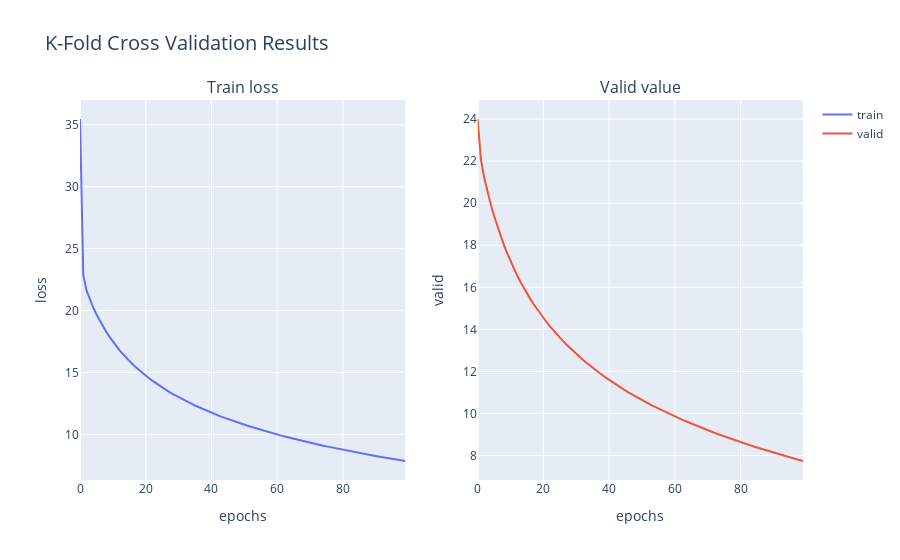

The cell this chart's notebook holds for it:
### Markdown cell above
在KK折交叉验证中我们训练KK次并返回训练和验证的平均误差。

### Code cell
def k_fold(k, X_train, y_train, num_epochs,
           learning_rate, weight_decay, batch_size):
    train_l_sum, valid_l_sum = 0, 0
    for i in range(k):
        # create model
        data = get_k_fold_data(k, i, X_train, y_train)
        net=get_net()
        # Compile model
        net.compile(loss=tf.keras.losses.mean_squared_logarithmic_error, optimizer=tf.keras.optimizers.Adam(learning_rate))
        # Fit the model
        history=net.fit(data[0], data[1],validation_data=(data[2], data[3]), epochs=num_epochs, batch_size=batch_size,validation_freq=1,verbose=0)
        loss = history.history['loss']
        val_loss = history.history['val_loss']
        print('fold %d, train rmse %f, valid rmse %f'
              % (i, loss[-1], val_loss[-1]))
    x = np.arange(num_epochs)    
    fig = make_subplots(rows = 1, cols= 2, subplot_titles=['Train loss', 'Valid value'])
    fig.add_trace(go.Scatter(x =x, y =loss, name = 'train', mode = 'lines', 
                             line=dict(width = 2)), row =1, col = 1)
    fig.add_trace(go.Scatter(x = x , y = val_loss, name= 'valid', mode = 'lines',
                             line=dict(width = 2)), row = 1, col =2)
    fig.update_xaxes(title_text = 'epochs', row = 1, col =1)
    fig.update_xaxes(title_text = 'epochs', row = 1, col =2)
    fig.update_yaxes(title_text = 'loss', row = 1, col =1)
    fig.update_yaxes(title_text = 'valid', row = 1, col =2)
    fig.update_layout(title = dict(text='K-Fold Cross Validation Results', font =dict(size = 20)))
    fig.show()
    
    
k, num_epochs, lr, weight_decay, batch_size = 5, 100, 5, 0, 64
k_fold(k, train_features, train_labels, num_epochs,lr, weight_decay, batch_size)

### Figure 1 — Plotly figure (JSON) as saved in the notebook; plotly's stock layout.template omitted (floating-point values rounded to 4 significant figures)
{"data": [{"line": {"width": 2}, "mode": "lines", "name": "train", "type": "scatter", "x": [0, 1, 2, 3, 4, 5, 6, 7, 8, 9, 10, 11, 12, 13, 14, 15, 16, 17, 18, 19, 20, 21, 22, 23, 24, 25, 26, 27, 28, 29, 30, 31, 32, 33, 34, 35, 36, 37, 38, 39, 40, 41, 42, 43, 44, 45, 46, 47, 48, 49, 50, 51, 52, 53, 54, 55, 56, 57, 58, 59, 60, 61, 62, 63, 64, 65, 66, 67, 68, 69, 70, 71, 72, 73, 74, 75, 76, 77, 78, 79, 80, 81, 82, 83, 84, 85, 86, 87, 88, 89, 90, 91, 92, 93, 94, 95, 96, 97, 98, 99], "xaxis": "x", "y": [35.47, 22.86, 21.6, 20.88, 20.26, 19.7, 19.19, 18.71, 18.28, 17.87, 17.49, 17.14, 16.81, 16.5, 16.2, 15.93, 15.67, 15.42, 15.18, 14.95, 14.74, 14.53, 14.33, 14.15, 13.96, 13.79, 13.62, 13.46, 13.3, 13.15, 13.0, 12.86, 12.72, 12.59, 12.46, 12.33, 12.21, 12.09, 11.97, 11.86, 11.75, 11.64, 11.54, 11.43, 11.33, 11.24, 11.14, 11.05, 10.96, 10.87, 10.78, 10.69, 10.61, 10.53, 10.45, 10.37, 10.29, 10.21, 10.14, 10.06, 9.99, 9.919, 9.849, 9.78, 9.712, 9.645, 9.579, 9.515, 9.451, 9.389, 9.327, 9.266, 9.206, 9.147, 9.089, 9.031, 8.974, 8.919, 8.863, 8.809, 8.756, 8.703, 8.65, 8.599, 8.548, 8.497, 8.447, 8.398, 8.35, 8.301, 8.254, 8.207, 8.161, 8.115, 8.069, 8.024, 7.98, 7.936, 7.892, 7.849], "yaxis": "y"}, {"line": {"width": 2}, "mode": "lines", "name": "valid", "type": "scatter", "x": [0, 1, 2, 3, 4, 5, 6, 7, 8, 9, 10, 11, 12, 13, 14, 15, 16, 17, 18, 19, 20, 21, 22, 23, 24, 25, 26, 27, 28, 29, 30, 31, 32, 33, 34, 35, 36, 37, 38, 39, 40, 41, 42, 43, 44, 45, 46, 47, 48, 49, 50, 51, 52, 53, 54, 55, 56, 57, 58, 59, 60, 61, 62, 63, 64, 65, 66, 67, 68, 69, 70, 71, 72, 73, 74, 75, 76, 77, 78, 79, 80, 81, 82, 83, 84, 85, 86, 87, 88, 89, 90, 91, 92, 93, 94, 95, 96, 97, 98, 99], "xaxis": "x2", "y": [24.0, 22.07, 21.21, 20.53, 19.94, 19.39, 18.89, 18.43, 18.01, 17.61, 17.24, 16.89, 16.57, 16.27, 15.98, 15.71, 15.45, 15.21, 14.98, 14.75, 14.54, 14.34, 14.15, 13.96, 13.78, 13.61, 13.44, 13.28, 13.13, 12.98, 12.83, 12.69, 12.56, 12.42, 12.3, 12.17, 12.05, 11.93, 11.82, 11.71, 11.6, 11.49, 11.39, 11.29, 11.19, 11.09, 11.0, 10.91, 10.81, 10.73, 10.64, 10.56, 10.47, 10.39, 10.31, 10.23, 10.16, 10.08, 10.01, 9.932, 9.861, 9.79, 9.721, 9.652, 9.585, 9.519, 9.454, 9.391, 9.327, 9.265, 9.204, 9.144, 9.085, 9.026, 8.968, 8.912, 8.855, 8.8, 8.746, 8.692, 8.638, 8.586, 8.534, 8.483, 8.433, 8.383, 8.334, 8.285, 8.236, 8.189, 8.142, 8.095, 8.049, 8.004, 7.959, 7.914, 7.87, 7.826, 7.783, 7.741], "yaxis": "y2"}], "layout": {"annotations": [{"font": {"size": 16}, "showarrow": false, "text": "Train loss", "x": 0.225, "xanchor": "center", "xref": "paper", "y": 1, "yanchor": "bottom", "yref": "paper"}, {"font": {"size": 16}, "showarrow": false, "text": "Valid value", "x": 0.775, "xanchor": "center", "xref": "paper", "y": 1, "yanchor": "bottom", "yref": "paper"}], "title": {"font": {"size": 20}, "text": "K-Fold Cross Validation Results"}, "xaxis": {"anchor": "y", "domain": [0, 0.45], "title": {"text": "epochs"}}, "xaxis2": {"anchor": "y2", "domain": [0.55, 1], "title": {"text": "epochs"}}, "yaxis": {"anchor": "x", "domain": [0, 1], "title": {"text": "loss"}}, "yaxis2": {"anchor": "x2", "domain": [0, 1], "title": {"text": "valid"}}}}
